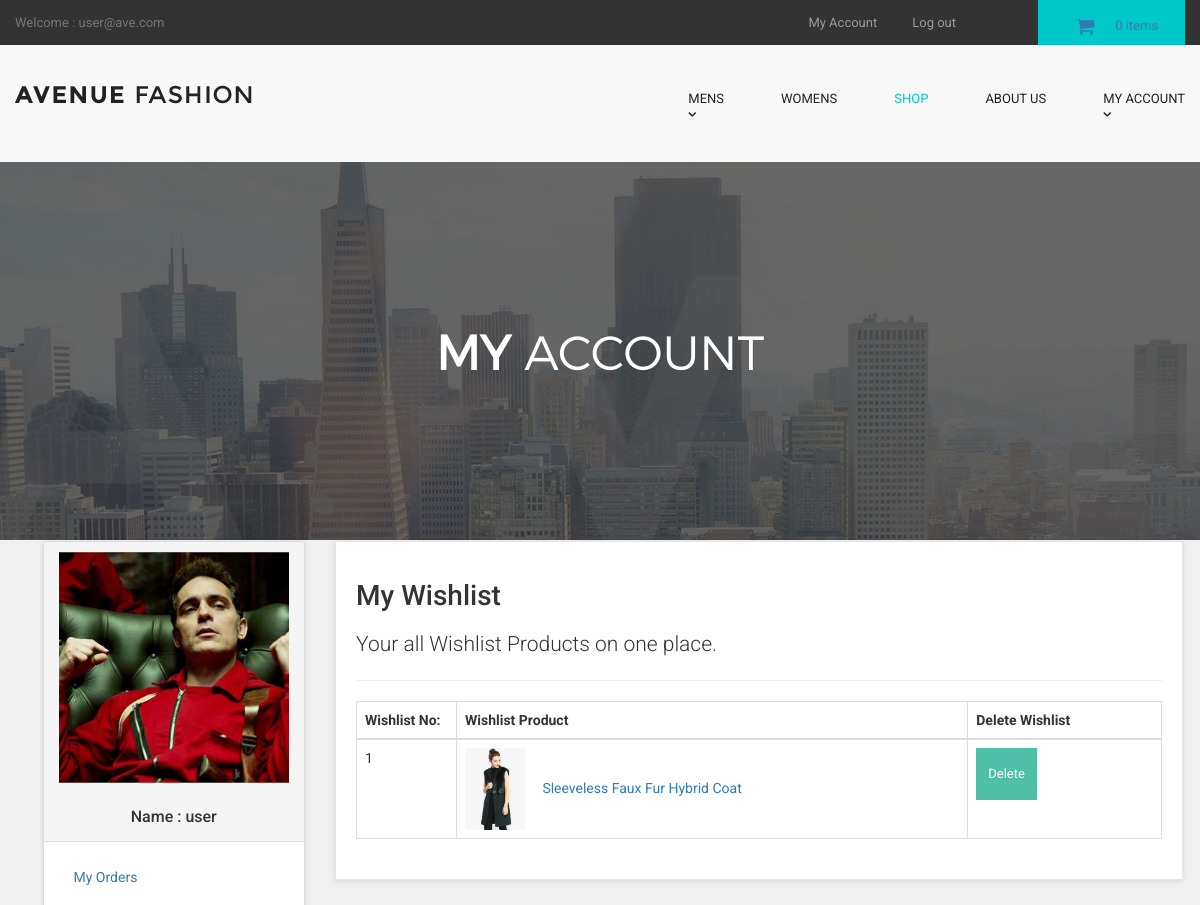
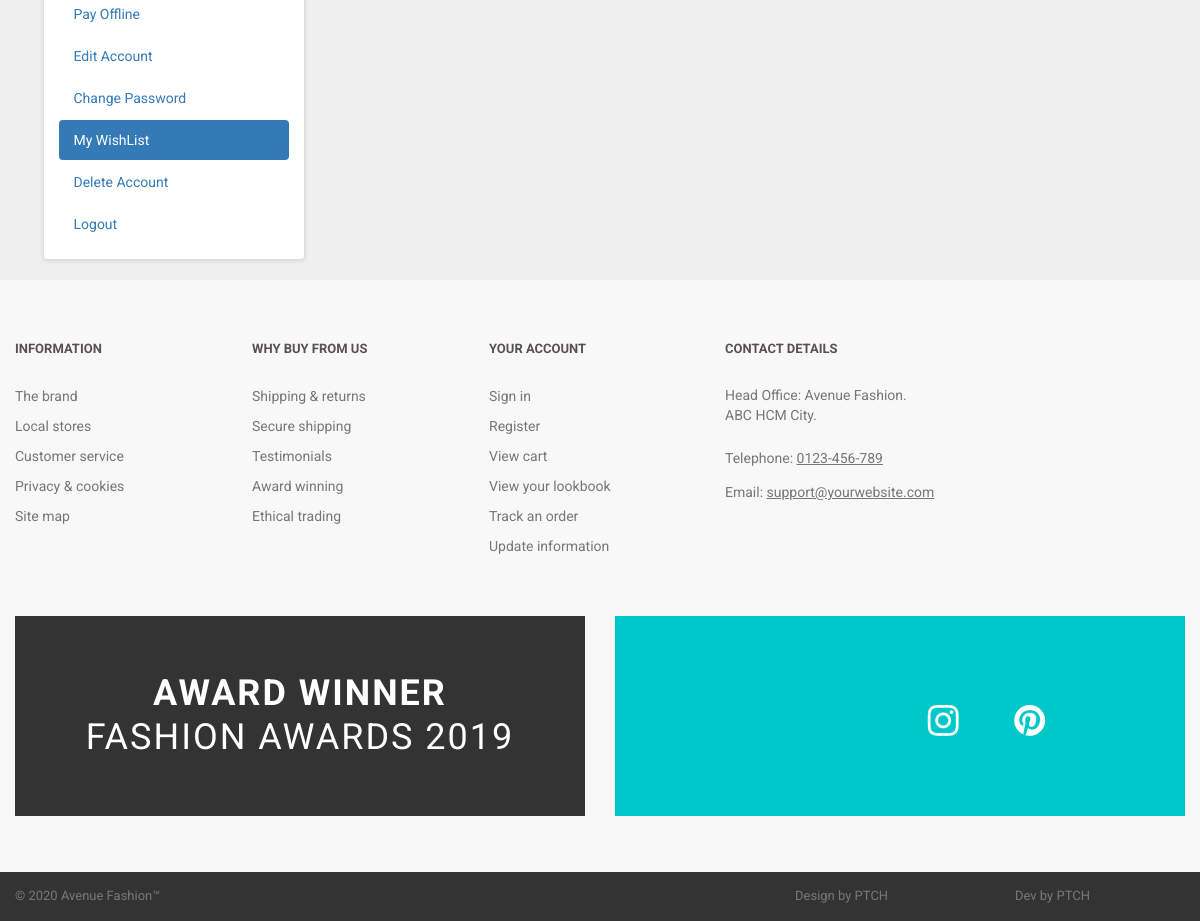
Page /customer/my_account.php?my_wishlist (signed in) on the committed database (2 pictures, top to bottom).
### tables this page shows
CREATE TABLE `customers` (
  `customer_id` int(10) NOT NULL,
  `customer_name` varchar(255) NOT NULL,
  `customer_email` varchar(255) NOT NULL,
  `customer_pass` varchar(255) NOT NULL,
  `customer_country` text NOT NULL,
  `customer_city` text NOT NULL,
  `customer_contact` varchar(255) NOT NULL,
  `customer_address` text NOT NULL,
  `customer_image` text NOT NULL,
  `customer_ip` varchar(255) NOT NULL,
  `customer_confirm_code` text NOT NULL
);

CREATE TABLE `wishlist` (
  `wishlist_id` int(10) NOT NULL,
  `customer_id` int(10) NOT NULL,
  `product_id` int(10) NOT NULL
);

CREATE TABLE `products` (
  `product_id` int(10) NOT NULL,
  `p_cat_id` int(10) NOT NULL,
  `cat_id` int(10) NOT NULL,
  `manufacturer_id` int(10) NOT NULL,
  `date` timestamp NOT NULL DEFAULT CURRENT_TIMESTAMP ON UPDATE CURRENT_TIMESTAMP,
  `product_title` text NOT NULL,
  `product_url` text NOT NULL,
  `product_img1` text NOT NULL,
  `product_img2` text NOT NULL,
  `product_img3` text NOT NULL,
  `product_price` int(10) NOT NULL,
  `product_psp_price` int(100) NOT NULL,
  `product_desc` text NOT NULL,
  `product_features` text NOT NULL,
  `product_video` text NOT NULL,
  `product_keywords` text NOT NULL,
  `product_label` text NOT NULL,
  `status` varchar(255) NOT NULL
);

### customer/my_wishlist.php (the view, shortened to what this page needs)
<h1> My Wishlist </h1>
<p class="lead"> Your all Wishlist Products on one place. </p>
<hr>
<div class="table-responsive">
    <table class="table table-bordered table-hover">
        <thead>
            <tr>
                <th> Wishlist No: </th>
                <th> Wishlist Product </th>
                <th> Delete Wishlist </th>
            </tr>
        </thead>
        <tbody>
            <?php
            $customer_session = $_SESSION['customer_email'];
            $get_customer = "select * from customers where customer_email='$customer_session'";
            $run_customer = mysqli_query($con, $get_customer);
            $row_customer = mysqli_fetch_array($run_customer);
            $customer_id = $row_customer['customer_id'];
            $i = 0;
            $get_wishlist = "select * from wishlist where customer_id='$customer_id'";
            $run_wishlist = mysqli_query($con, $get_wishlist);
            while ($row_wishlist = mysqli_fetch_array($run_wishlist)) {
                $wishlist_id = $row_wishlist['wishlist_id'];
                $product_id = $row_wishlist['product_id'];
                $get_products = "select * from products where product_id='$product_id'";
                $run_products = mysqli_query($con, $get_products);
                $row_products = mysqli_fetch_array($run_products);
                $product_title = $row_products['product_title'];
                $product_url = $row_products['product_url'];
                $product_img1 = $row_products['product_img1'];
                $i++;
            ?>
            <tr>
                <td width="100"> <?php echo $i; ?> </td>
                <td>
                    <img src="../admin_area/product_images/<?php echo $product_img1; ?>" width="60" height="60">
                    <a href="../<?php echo $product_url; ?>">
                        <?php echo $product_title; ?>
                    </a>
                </td>
                <td>
                    <a href="my_account.php?delete_wishlist=<?php echo $wishlist_id; ?>" class="btn btn-primary">
                        <i class="fa fa-trash-o"> </i> Delete
                    </a>
                </td>
            </tr>
            <?php } ?>
        </tbody>
    </table>
</div>

### customer/includes/sidebar.php
<div class="panel panel-default sidebar-menu">
    <div class="panel-heading">
        <?php
        $customer_session = $_SESSION['customer_email'];
        $get_customer = "select * from customers where customer_email='$customer_session'";
        $run_customer = mysqli_query($con, $get_customer);
        $row_customer = mysqli_fetch_array($run_customer);
        $customer_image = $row_customer['customer_image'];
        $customer_name = $row_customer['customer_name'];
        if (!isset($_SESSION['customer_email'])) {
        } else {
            echo "
            <img src='customer_images/$customer_image' class='img-responsive'>
            <br>
            <h3 align='center' class='panel-title'> Name : $customer_name </h3>
            ";
        }
        ?>
    </div>
    <div class="panel-body">
        <ul class="nav nav-pills nav-stacked">
            <li class="<?php if (isset($_GET['my_orders'])) {
                            echo "active";
                        } ?>">
                <a href="my_account.php?my_orders"> <i class="fa fa-list"> </i> My Orders </a>
            </li>
            <li class="<?php if (isset($_GET['pay_offline'])) {
                            echo "active";
                        } ?>">
                <a href="my_account.php?pay_offline"> <i class="fa fa-bolt"></i> Pay Offline </a>
            </li>
            <li class="<?php if (isset($_GET['edit_account'])) {
                            echo "active";
                        } ?>">
                <a href="my_account.php?edit_account"> <i class="fa fa-pencil"></i> Edit Account </a>
            </li>
            <li class="<?php if (isset($_GET['change_pass'])) {
                            echo "active";
                        } ?>">
                <a href="my_account.php?change_pass"> <i class="fa fa-user"></i> Change Password </a>
            </li>
            <li class="<?php if (isset($_GET['my_wishlist'])) {
                            echo "active";
                        } ?>">
                <a href="my_account.php?my_wishlist"> <i class="fa fa-heart"></i> My WishList </a>
            </li>
            <li class="<?php if (isset($_GET['delete_account'])) {
                            echo "active";
                        } ?>">
                <a href="my_account.php?delete_account"> <i class="fa fa-trash-o"></i> Delete Account </a>
            </li>
            <li>
                <a href="logout.php"> <i class="fa fa-sign-out"></i> Logout </a>
            </li>
        </ul>
    </div>
</div>

### customer/styles/backend.css (style rules this page uses)
html { font-family: "Roboto", Helvetica, Arial, sans-serif; line-height: 1.15; -ms-text-size-adjust: 100%; -webkit-text-size-adjust: 100% }
body { margin: 0 }
h1 { font-size: 2em; margin: .67em 0 }
hr { box-sizing: content-box; height: 0; overflow: visible }
a { background-color: transparent; -webkit-text-decoration-skip: objects }
img { border-style: none }
html { box-sizing: border-box }
body { min-width: 1190px; font-family: Montserrat, sans-serif; font-weight: 400; background-color: white; }
img { max-width: 100%; height: auto }
.btn { display: inline-block; vertical-align: top; font-size: 13px; line-height: 40px; text-decoration: none; -webkit-transition: .3s; transition: .3s }

### styles/style.css (style rules this page uses)
body { font-family: "Roboto", Helvetica, Arial, sans-serif; font-size: 14px; line-height: 1.42857143; color: #333333; background-color: #f0f0f0; overflow-x: hidden; }
.btn-primary { color:rgb(255, 255, 255); background-color:rgb(79, 191, 168); border-color:rgb(65, 179, 156); }
#content .panel.sidebar-menu { box-sizing: border-box; box-shadow: 0 1px 5px rgba(0, 0, 0, 0.1); }
#content .panel.sidebar-menu h3 { padding: 5px 0; margin: 0; }

### rows in the picture
customers: customer_image (placeholder picture), customer_name "user"
wishlist: product.product_img1 (picture), product.product_title "Sleeveless Faux Fur Hybrid Coat"

### other values in the picture
$_SESSION['customer_email'] "user@ave.com"
$count_items "0"
